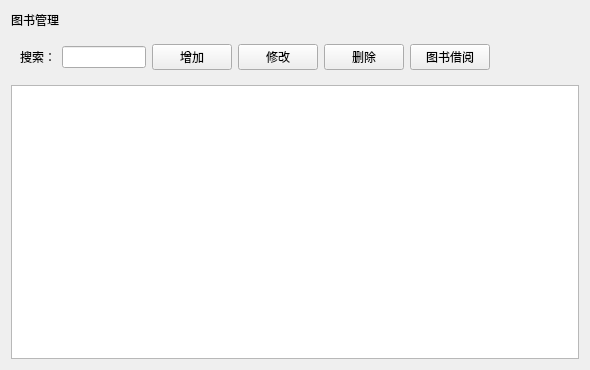
<?xml version="1.0" encoding="UTF-8"?>
<ui version="4.0">
 <class>libmgr_BookMgr</class>
 <widget class="QWidget" name="libmgr_BookMgr">
  <property name="geometry">
   <rect>
    <x>0</x>
    <y>0</y>
    <width>590</width>
    <height>370</height>
   </rect>
  </property>
  <property name="windowTitle">
   <string>Form</string>
  </property>
  <property name="name" stdset="0">
   <string>bg</string>
  </property>
  <layout class="QGridLayout" name="gridLayout_2">
   <item row="0" column="0">
    <widget class="QLabel" name="lb_tile">
     <property name="minimumSize">
      <size>
       <width>0</width>
       <height>10</height>
      </size>
     </property>
     <property name="text">
      <string>图书管理</string>
     </property>
     <property name="name" stdset="0">
      <string>title</string>
     </property>
    </widget>
   </item>
   <item row="1" column="0">
    <widget class="QWidget" name="widget" native="true">
     <layout class="QGridLayout" name="gridLayout">
      <item row="0" column="3">
       <widget class="QPushButton" name="btn_update">
        <property name="text">
         <string>修改</string>
        </property>
        <property name="name" stdset="0">
         <string>btn</string>
        </property>
       </widget>
      </item>
      <item row="0" column="1">
       <widget class="QLineEdit" name="le_search">
        <property name="name" stdset="0">
         <string>le</string>
        </property>
       </widget>
      </item>
      <item row="0" column="5">
       <widget class="QPushButton" name="btn_get">
        <property name="text">
         <string>图书借阅</string>
        </property>
        <property name="name" stdset="0">
         <string>btn</string>
        </property>
       </widget>
      </item>
      <item row="0" column="4">
       <widget class="QPushButton" name="btn_del">
        <property name="text">
         <string>删除</string>
        </property>
        <property name="name" stdset="0">
         <string>btn</string>
        </property>
       </widget>
      </item>
      <item row="0" column="2">
       <widget class="QPushButton" name="btn_add">
        <property name="text">
         <string>增加</string>
        </property>
        <property name="name" stdset="0">
         <string>btn</string>
        </property>
       </widget>
      </item>
      <item row="0" column="6">
       <spacer name="horizontalSpacer">
        <property name="orientation">
         <enum>Qt::Orientation::Horizontal</enum>
        </property>
        <property name="sizeHint" stdset="0">
         <size>
          <width>104</width>
          <height>20</height>
         </size>
        </property>
       </spacer>
      </item>
      <item row="0" column="0">
       <widget class="QLabel" name="label">
        <property name="text">
         <string>搜索：</string>
        </property>
        <property name="alignment">
         <set>Qt::AlignmentFlag::AlignRight|Qt::AlignmentFlag::AlignTrailing|Qt::AlignmentFlag::AlignVCenter</set>
        </property>
        <property name="name" stdset="0">
         <string>lb</string>
        </property>
       </widget>
      </item>
     </layout>
    </widget>
   </item>
   <item row="2" column="0">
    <widget class="QTableView" name="tableView">
     <property name="name" stdset="0">
      <string>table</string>
     </property>
    </widget>
   </item>
  </layout>
 </widget>
 <resources/>
 <connections/>
</ui>
